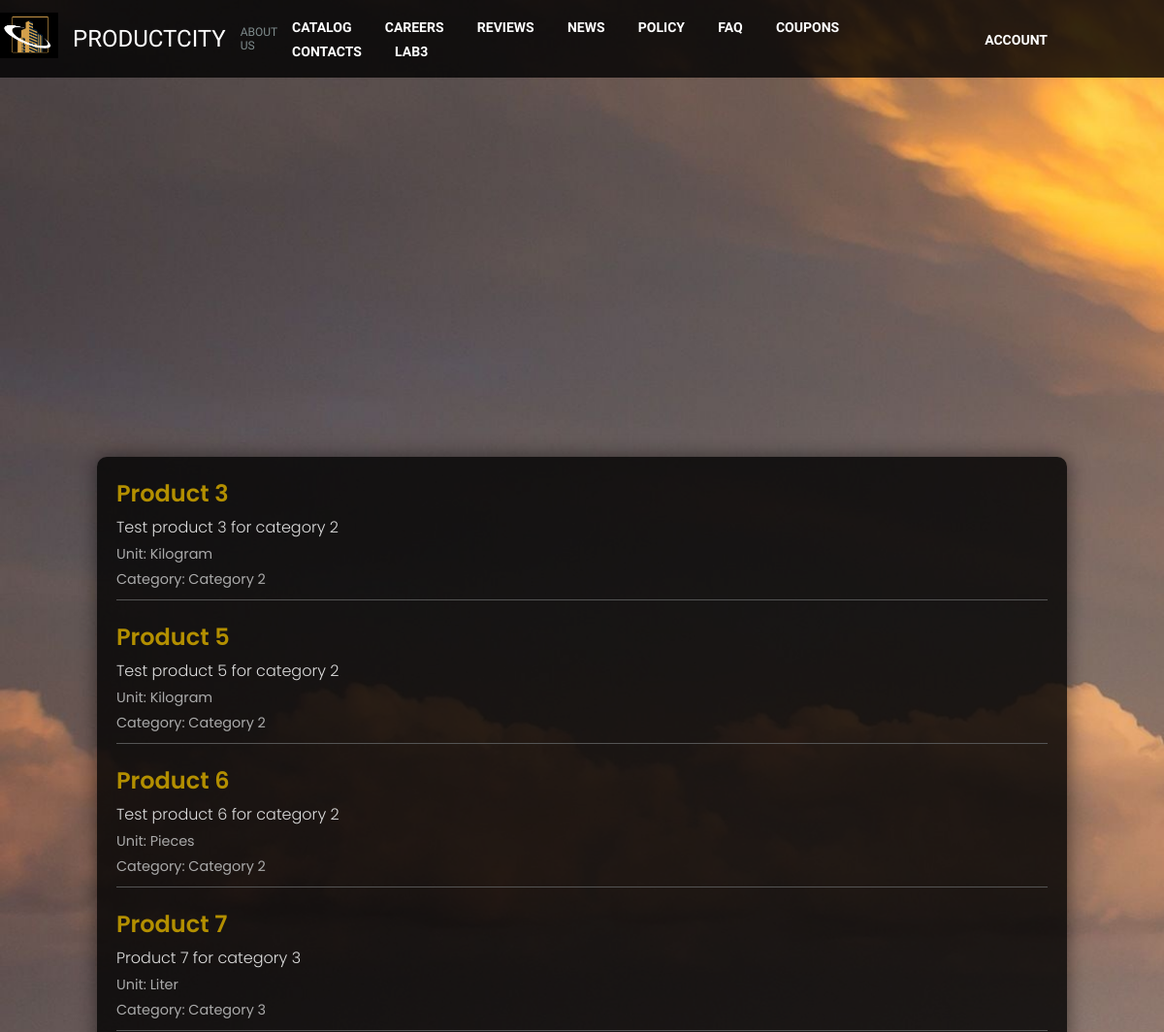
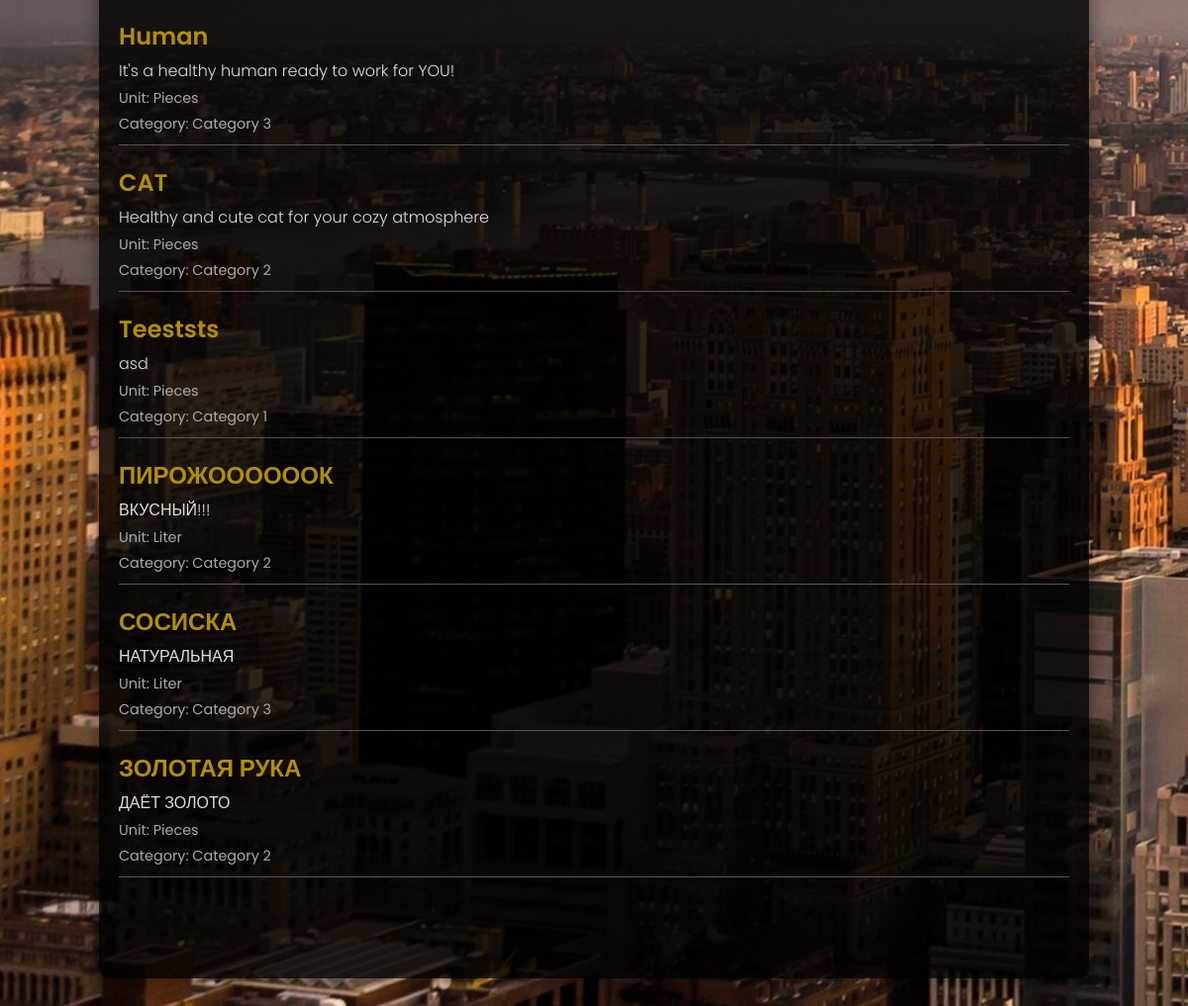
/catalog, run on the app's committed database (2 pictures, top to bottom).
### base/models.py (models this page shows, shortened)
class Product(models.Model):
    UNIT_CHOICES = [
        ('pcs', 'Pieces'),
        ('kg', 'Kilogram'),
        ('l', 'Liter'),
    ]
    CATEGORY_CHOICES = [
        ('cat1', 'Category 1'),
        ('cat2', 'Category 2'),
        ('cat3', 'Category 3'),
    ]
    name = models.CharField(max_length=100, null=False, blank=False)
    description = models.CharField(max_length=700, null=False, blank=False)
    price = models.FloatField(validators=[MinValueValidator(0.1)], blank=False, null=False)
    amount = models.IntegerField(validators=[MinValueValidator(0)], blank=False, null=False)
    unit = models.CharField(choices=UNIT_CHOICES, max_length=3)
    category = models.CharField(choices=CATEGORY_CHOICES, max_length=15)

### base/views.py (the view)
# urls.py: path('catalog', views.catalog, name="catalog"),
def catalog(request, category=None):
    products = Product.objects.all()
    context = {
        'products': products,
    }
    return render(request, "base/catalog.html", context=context)

### base/templates/base/catalog.html (shortened to what this page needs)
<!DOCTYPE html>
{% extends "base.html" %}
{%load static%}
{% block content %}
<link rel="stylesheet" href="{% static 'css/catalog_style.css' %}">
<body>
    <div class="page-container">
        <div class="product-container">
            <ul class="product-list">
                {% for product in products %}
                    <li class="product-item">
                        <a href="{% url 'product_details' product.id %}" class="product-name">{{ product.name }}</a>
                        <p class="product-description">{{ product.description }}</p>
                        <span class="product-unit">Unit: {{ product.get_unit_display }}</span>
                        <span class="product-category">Category: {{ product.get_category_display }}</span>
                    </li>
                {% endfor %}
            </ul>
        </div>
    </div>
</body>
{% endblock %}

### static/css/navbar_style.css (style rules this page uses)
html, body { margin: 0; padding: 0; width: 100%; height: 100%; }

### static/css/catalog_style.css (style rules this page uses)
body { margin: 0; padding: 0; background-color: #f0f0f0; overflow: hidden; font-family: 'Poppins', sans-serif; }
.page-container { display: flex; justify-content: center; align-items: center; height: 100vh; }
.product-container { background-color: rgba(0, 0, 0, 0.8); color: #ffffff; width: 80vw; height: 70vh; padding: 20px; overflow-y: auto; border-radius: 10px; box-shadow: 0 0 20px rgba(0, 0, 0, 0.5); font-family: 'Poppins', sans-serif; }
.product-list { list-style-type: none; padding: 0; margin: 0; }
.product-item { margin-bottom: 20px; padding-bottom: 10px; border-bottom: 1px solid #555; }
.product-name { font-size: 1.5rem; color: #b38f00; text-decoration: none; font-weight: 600; }
.product-description { margin: 5px 0; font-size: 1rem; color: #dddddd; font-weight: 300; }
.product-unit, .product-category { display: block; font-size: 0.9rem; color: #aaaaaa; margin-top: 5px; font-weight: 400; }

### data on the page
Product: name "Product 3", description "Test product 3 for category 2", unit "Kilogram", category "Category 2"
Product: name "Product 5", description "Test product 5 for category 2", unit "Kilogram", category "Category 2"
Product: name "Product 6", description "Test product 6 for category 2", unit "Pieces", category "Category 2"
Product: name "Product 7", description "Product 7 for category 3", unit "Liter", category "Category 3"
Product: name "Human", description "It's a healthy human ready to work for YOU!", unit "Pieces", category "Category 3"
Product: name "CAT", description "Healthy and cute cat for your cozy atmosphere", unit "Pieces", category "Category 2"
Product: name "Teeststs", description "asd", unit "Pieces", category "Category 1"
Product: name "ПИРОЖООООООК", description "ВКУСНЫЙ!!!", unit "Liter", category "Category 2"
Product: name "СОСИСКА", description "НАТУРАЛЬНАЯ", unit "Liter", category "Category 3"
Product: name "ЗОЛОТАЯ РУКА", description "ДАЁТ ЗОЛОТО", unit "Pieces", category "Category 2"
